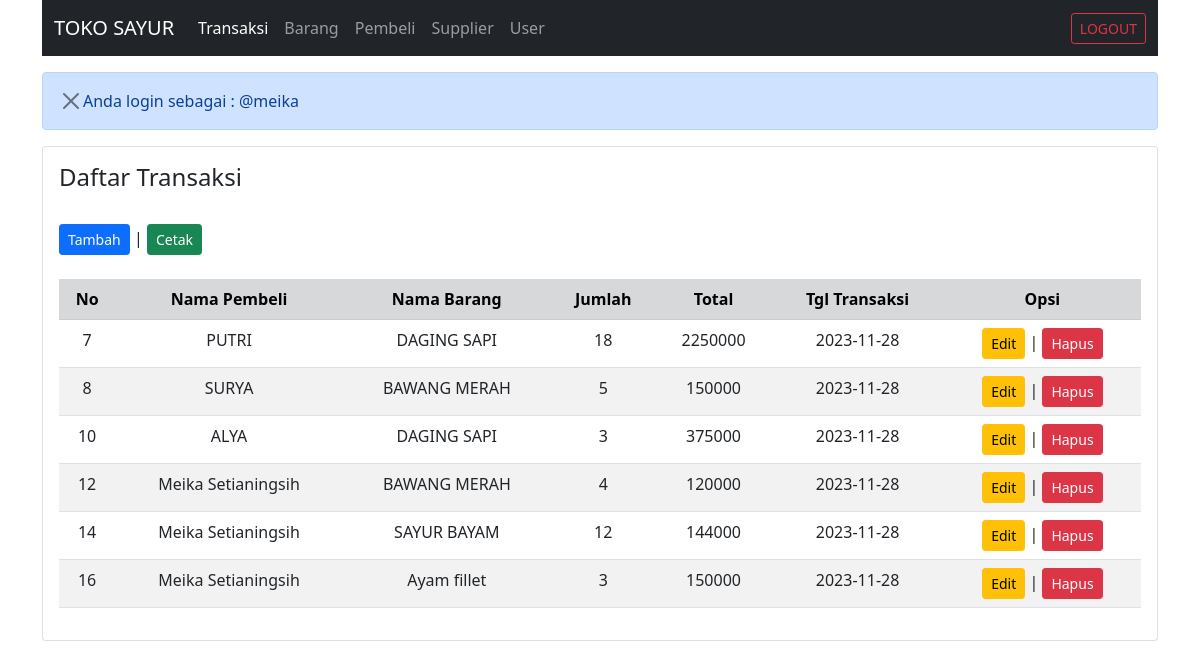
/index.php?login=berhasil (signed in), run on the app's committed database.
### tables this page shows
CREATE TABLE `transaksi` (
  `id_transaksi` int(11) NOT NULL,
  `id_pembeli` int(11) NOT NULL,
  `id_barang` int(11) NOT NULL,
  `jumlah` int(11) NOT NULL,
  `total` int(11) NOT NULL,
  `tgl_transaksi` date NOT NULL DEFAULT current_timestamp()
);

CREATE TABLE `pembeli` (
  `id_pembeli` int(11) NOT NULL,
  `nama_pembeli` varchar(255) NOT NULL,
  `no_hp` varchar(13) NOT NULL
);

CREATE TABLE `barang` (
  `id_barang` int(11) NOT NULL,
  `id_supplier` int(11) NOT NULL,
  `nama_barang` varchar(255) NOT NULL,
  `stok` int(11) NOT NULL,
  `harga_perkilo` int(11) NOT NULL
);

### index.php (the view, shortened to what this page needs)
<?php
include "koneksi/koneksi.php";
$sql = "select t.*, p.nama_pembeli, b.nama_barang
        from transaksi as t
        inner join pembeli as p on t.id_pembeli = p.id_pembeli
        inner join barang as b on t.id_barang = b.id_barang";
$query = mysqli_query($koneksi, $sql);
?>
<!DOCTYPE html>
<html lang="en">
<head>
    <link rel="stylesheet" href="../bootstrap/bootstrap.min.css">
    <link rel="stylesheet" href="style.css">
</head>
<body>
    <div class="container">
        <nav class="navbar navbar-expand-lg navbar-dark bg-dark">
            <div class="container-fluid">
                <a href="#" class="navbar-brand">TOKO SAYUR</a>
                <div class="collapse navbar-collapse">
                    <ul class="navbar-nav me-auto mb-2 mb-lg-0">
                        <li class="nav-item">
                            <a href="index.php" class="nav-link active">Transaksi</a>
                        </li>
                        <li class="nav-item">
                            <a href="barang/index.php" class="nav-link">Barang</a>
                        </li>
                        <li class="nav-item">
                            <a href="pembeli/index.php" class="nav-link ">Pembeli</a>
                        </li>
                        <li class="nav-item">
                            <a href="supplier/index.php" class="nav-link ">Supplier</a>
                        </li>
                        <li class="nav-item">
                            <a href="user/index.php" class="nav-link ">User</a>
                        </li>
                    </ul>
                </div>
                <div class="d-flex">
                        <a href="login/logout.php" class="btn btn-outline-danger btn-sm">LOGOUT</a>
                    </div>
            </div>
        </nav>
        <p><div class="d-flex alert alert-primary alert-dismiss" role="alert"><button type="button" class="btn-close" data-bs-dismiss="alert"></button>
       Anda login sebagai : @<?=$_SESSION['login']?>
        </div></p>
        <div class="card">
            <div class="card-body">
     <h4>Daftar Transaksi</h4><br>
                <button type="button" data-bs-toggle="modal" data-bs-target="#tambah" class="btn btn-primary btn-sm">Tambah </button>  |
                <a href="cetak/cetak_transaksi.php" target="_blank" class="btn btn-success btn-sm">Cetak</a><br><br>
                <table class="table table-striped table-hover text-center">
                <tr class="table-secondary">
                    <th>No</th>
                    <th>Nama Pembeli</th>
                    <th>Nama Barang</th>
                    <th>Jumlah</th>
                    <th>Total</th>
                    <th>Tgl Transaksi</th>
                    <th>Opsi</th>
                </tr>
                <?php while ($transaksi = mysqli_fetch_assoc($query)){?>
                    <tr>
                        <td><?=$transaksi['id_transaksi']?></td>
                        <td><?=$transaksi['nama_pembeli']?></td>
                        <td><?=$transaksi['nama_barang']?></td>
                        <td><?=$transaksi['jumlah']?></td>
                        <td><?=$transaksi['total']?></td>
                        <td><?=$transaksi['tgl_transaksi']?></td>
                        <td>
                            <button type="button" class="btn btn-warning btn-sm" data-bs-toggle="modal" data-bs-target="#edit<?=$transaksi['id_transaksi']?>">Edit</button> |
                            <a href="transaksi/hapus.php?id_transaksi=<?=$transaksi['id_transaksi']?>" onclick="return confirm('Apakah anda yakin akan hapus data ini?')"  class="btn btn-danger btn-sm">Hapus</a>
                        </td>
                    </tr>
               <?php } ?>
            </table>
            </div>
        </div>
    </div>
</body>
</html>

### koneksi/koneksi.php (shortened to what this page needs)
<!DOCTYPE html>
<html lang="en">
<head>
    <link rel="stylesheet" href="bootstrap/bootstrap.min.css">
</head>
<body>
</body>
</html>

### data on the page
transaksi: id_transaksi "7", id_pembeli.nama_pembeli "PUTRI", id_barang.nama_barang "DAGING SAPI", jumlah "18", total "2250000", tgl_transaksi "2023-11-28"
transaksi: id_transaksi "8", id_pembeli.nama_pembeli "SURYA", id_barang.nama_barang "BAWANG MERAH", jumlah "5", total "150000", tgl_transaksi "2023-11-28"
transaksi: id_transaksi "10", id_pembeli.nama_pembeli "ALYA", id_barang.nama_barang "DAGING SAPI", jumlah "3", total "375000", tgl_transaksi "2023-11-28"
transaksi: id_transaksi "12", id_pembeli.nama_pembeli "Meika Setianingsih", id_barang.nama_barang "BAWANG MERAH", jumlah "4", total "120000", tgl_transaksi "2023-11-28"
transaksi: id_transaksi "14", id_pembeli.nama_pembeli "Meika Setianingsih", id_barang.nama_barang "SAYUR BAYAM", jumlah "12", total "144000", tgl_transaksi "2023-11-28"
transaksi: id_transaksi "16", id_pembeli.nama_pembeli "Meika Setianingsih", id_barang.nama_barang "Ayam fillet", jumlah "3", total "150000", tgl_transaksi "2023-11-28"

### other printed values
$_SESSION['login'] "meika"
